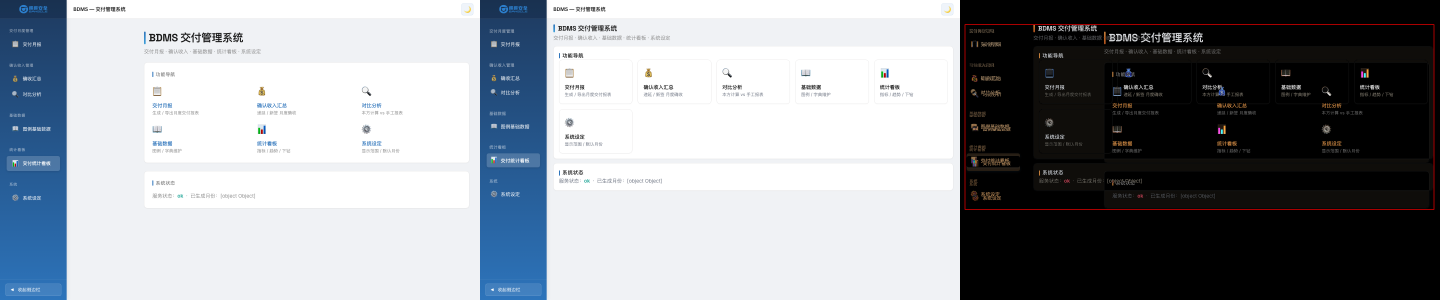
#> input picture L2-infra/components/web-common/tests/visual/diff/bdmsdashboard_dashboard_1440x900_diff.png, 4320 x 900 px (shown at 1/3 size)
$ python -i preprocess.py   (imports and definitions only)
#> lines starting #> are read from the running program, lines starting #| are printed output that depends on the picture
"""
图像预处理流水线

提供可配置的图像预处理步骤，提升 OCR 识别准确率。
处理步骤：灰度化 → 二值化 → 去噪 → 倾斜校正 → 对比度增强
"""
from __future__ import annotations

from dataclasses import dataclass, field
from typing import Dict, Optional, Tuple
from PIL import Image, ImageEnhance, ImageFilter

import numpy as np


@dataclass
class PreprocessConfig:
    """预处理配置"""
    grayscale: bool = True          # 灰度化
    binarize: bool = False          # 二值化（阈值法）
    binarize_threshold: int = 150   # 二值化阈值（0-255）
    denoise: bool = True            # 去噪
    denoise_strength: int = 1       # 去噪强度（1=轻, 2=中, 3=重）
    deskew: bool = False            # 倾斜校正
    contrast_enhance: bool = True   # 对比度增强
    contrast_factor: float = 1.5    # 对比度增强因子
    sharpen: bool = False           # 锐化
    sharpen_factor: float = 2.0     # 锐化因子
    upscale: bool = False           # 放大（低分辨率图片）
    upscale_factor: float = 1.5     # 放大倍数
    adaptive_binarize: bool = False # 自适应二值化

    # [50 lines left out: function preset, not called in this run]


def to_grayscale(image: Image.Image) -> Image.Image:
    """灰度化"""
    return image.convert("L")


# [36 lines left out: functions binarize, adaptive_binarize, not called in this run]


def denoise_image(image: Image.Image, strength: int = 1) -> Image.Image:
    """去噪

    Args:
        image: 输入图像
        strength: 去噪强度 1-3
    """
    if strength <= 1:
        return image.filter(ImageFilter.SMOOTH)
    elif strength == 2:
        img = image.filter(ImageFilter.SMOOTH)
        return img.filter(ImageFilter.SMOOTH_MORE)
    else:  # strength >= 3
        img = image.filter(ImageFilter.MedianFilter(size=3))
        img = img.filter(ImageFilter.SMOOTH_MORE)
        return img


# [52 lines left out: function deskew_image, not called in this run]


def enhance_contrast(image: Image.Image, factor: float = 1.5) -> Image.Image:
    """对比度增强"""
    enhancer = ImageEnhance.Contrast(image)
    return enhancer.enhance(factor)


# [10 lines left out: functions sharpen_image, upscale_image, not called in this run]


def preprocess_pipeline(image: Image.Image,
                        config: Optional[PreprocessConfig] = None) -> Tuple[Image.Image, Dict]:
    """完整的预处理流水线

    Args:
        image: 输入图像
        config: 预处理配置，None 则用默认配置

    Returns:
        (处理后图像, 处理信息字典)
    """
    if config is None:
        config = PreprocessConfig()

    info = {
        "steps_applied": [],
        "original_size": image.size,
        "deskew_angle": 0.0,
    }

    img = image.copy()

    # 1. 放大（先放大再处理，效果更好）
    if config.upscale:
        img = upscale_image(img, config.upscale_factor)
        info["steps_applied"].append("upscale")

    # 2. 灰度化
    if config.grayscale:
        img = to_grayscale(img)
        info["steps_applied"].append("grayscale")

    # 3. 去噪
    if config.denoise:
        img = denoise_image(img, config.denoise_strength)
        info["steps_applied"].append(f"denoise(strength={config.denoise_strength})")

    # 4. 倾斜校正（在灰度图上做）
    if config.deskew:
        img, angle = deskew_image(img)
        info["steps_applied"].append(f"deskew(angle={angle:.2f}°)")
        info["deskew_angle"] = angle

    # 5. 对比度增强
    if config.contrast_enhance:
        img = enhance_contrast(img, config.contrast_factor)
        info["steps_applied"].append(f"contrast(factor={config.contrast_factor})")

    # 6. 锐化
    if config.sharpen:
        img = sharpen_image(img, config.sharpen_factor)
        info["steps_applied"].append(f"sharpen(factor={config.sharpen_factor})")

    # 7. 二值化（最后一步）
    if config.adaptive_binarize:
        img = adaptive_binarize(img)
        info["steps_applied"].append("adaptive_binarize")
    elif config.binarize:
        img = binarize(img, config.binarize_threshold)
        info["steps_applied"].append(f"binarize(threshold={config.binarize_threshold})")

    # 确保输出是 RGB（OCR 后端通常期望 RGB）
    if img.mode != "RGB":
        img = img.convert("RGB")

    info["output_size"] = img.size
    return img, info


# [43 lines left out: function generate_preprocess_variants, not called in this run]

>>> from PIL import Image
>>> picture = Image.open('../../../web-common/tests/visual/diff/bdmsdashboard_dashboard_1440x900_diff.png')
#> picture is the input picture: PIL image 4320x900 RGB; mean R, G, B 147.2, 151.6, 157.1
>>> result = preprocess_pipeline(picture)
#> in to_grayscale, `return image.convert("L")`:
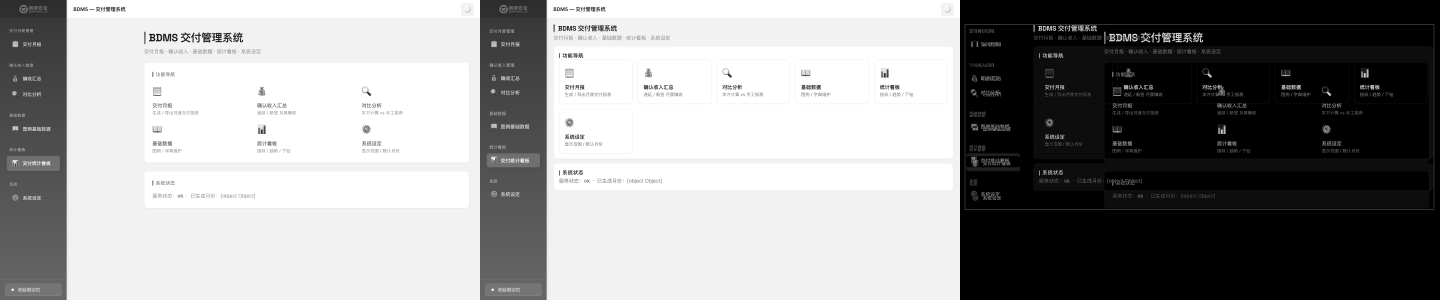
#> returned value: PIL image 4320x900 L (shown at 1/3 size); min 0, max 255, mean 151
#> in enhance_contrast, `return enhancer.enhance(factor)`:
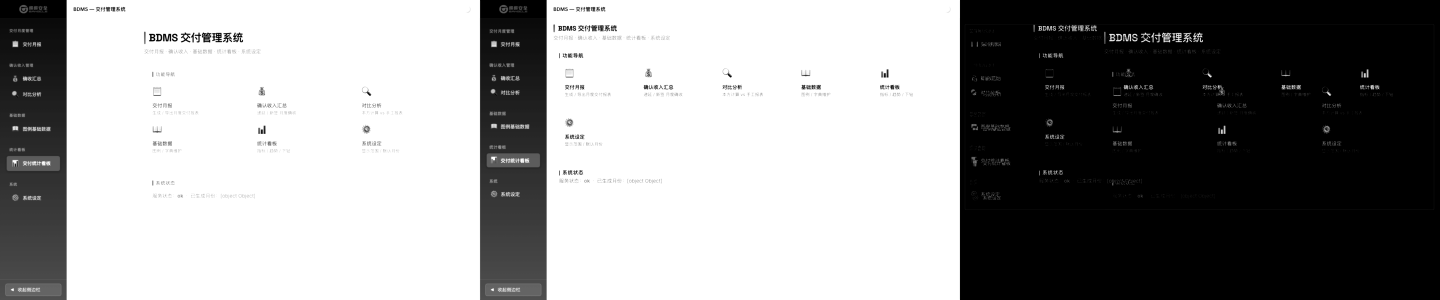
#> returned value: PIL image 4320x900 L (shown at 1/3 size); min 0, max 255, mean 150.7

$ run again, on L2-infra/components/web-common/tests/visual/diff/bdmsdashboard_index_1440x900_diff.png
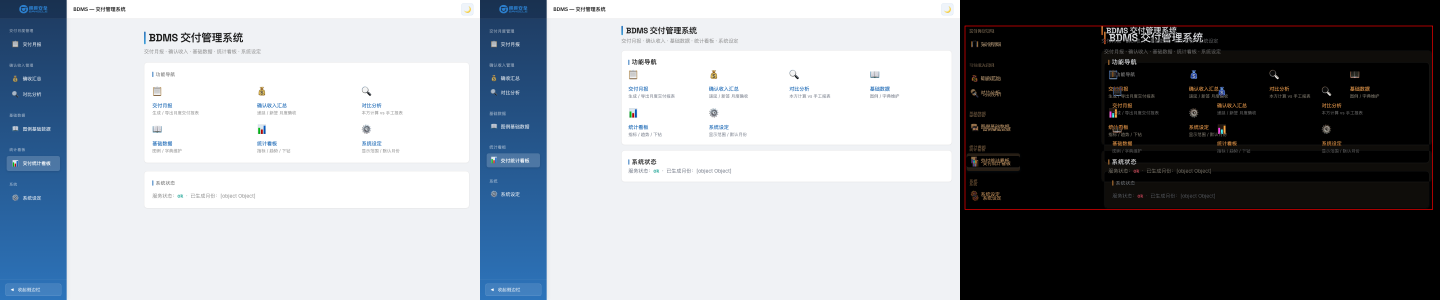
#> input picture L2-infra/components/web-common/tests/visual/diff/bdmsdashboard_index_1440x900_diff.png, 4320 x 900 px (shown at 1/3 size)
#> picture is the input picture: PIL image 4320x900 RGB; mean R, G, B 146.5, 151, 156.6
#> in to_grayscale, `return image.convert("L")`:
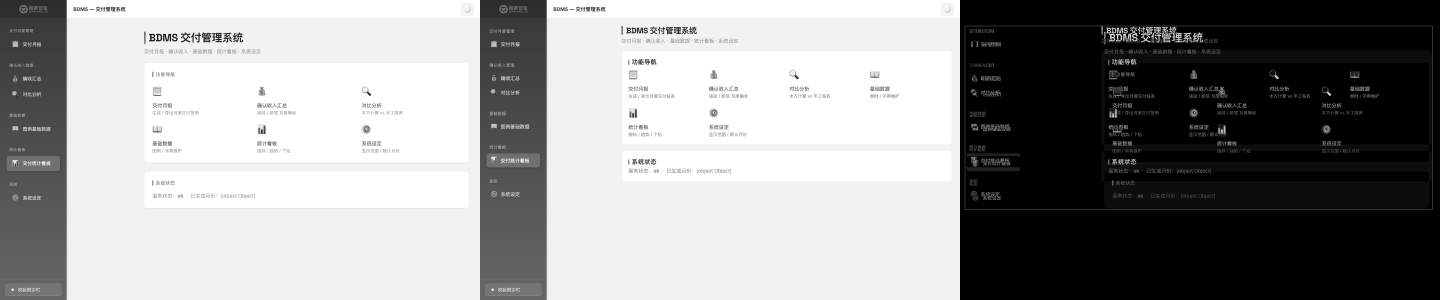
#> returned value: PIL image 4320x900 L (shown at 1/3 size); min 0, max 255, mean 150.3
#> in enhance_contrast, `return enhancer.enhance(factor)`:
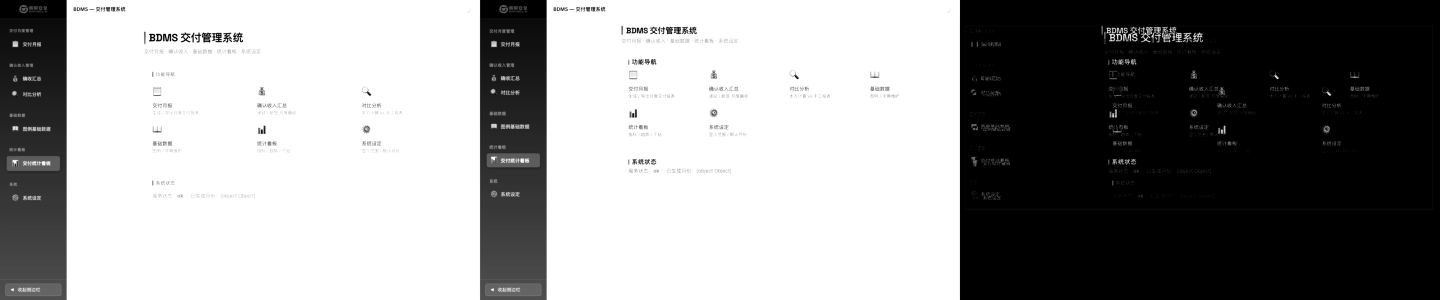
#> returned value: PIL image 4320x900 L (shown at 1/3 size); min 0, max 255, mean 150.7

$ run again, on L2-infra/components/web-common/tests/visual/diff/bdmsdashview_dashboard_view_1440x900_diff.png
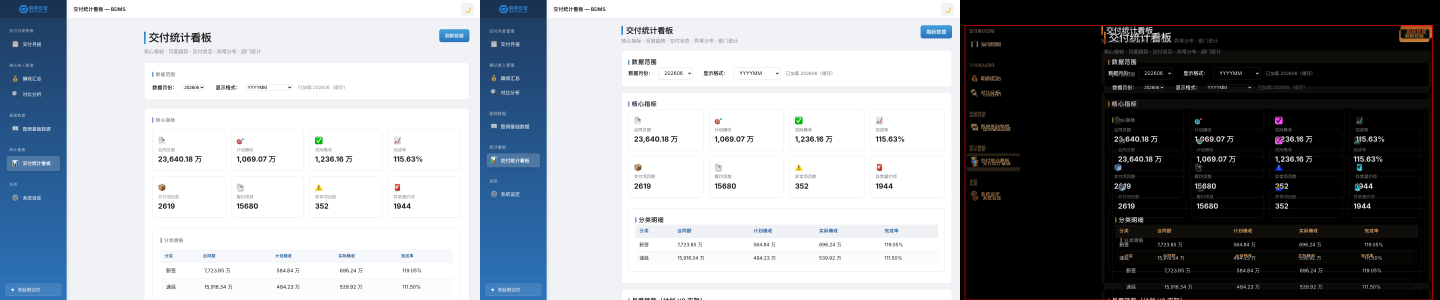
#> input picture L2-infra/components/web-common/tests/visual/diff/bdmsdashview_dashboard_view_1440x900_diff.png, 4320 x 900 px (shown at 1/3 size)
#> picture is the input picture: PIL image 4320x900 RGB; mean R, G, B 148.3, 152.6, 157.9
#> in to_grayscale, `return image.convert("L")`:
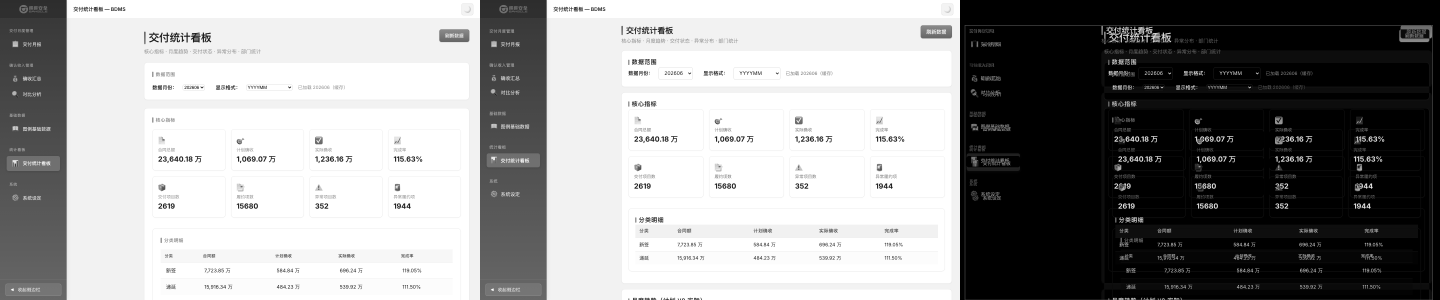
#> returned value: PIL image 4320x900 L (shown at 1/3 size); min 0, max 255, mean 151.9
#> in enhance_contrast, `return enhancer.enhance(factor)`:
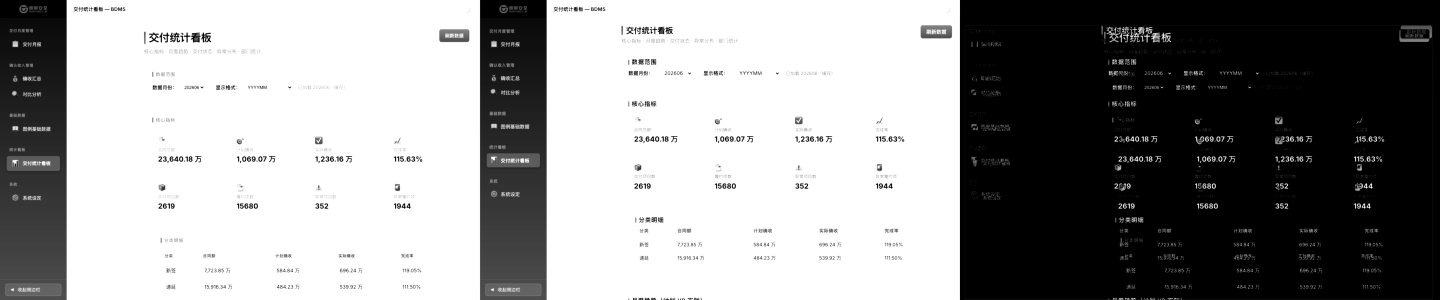
#> returned value: PIL image 4320x900 L (shown at 1/3 size); min 0, max 255, mean 150.3
